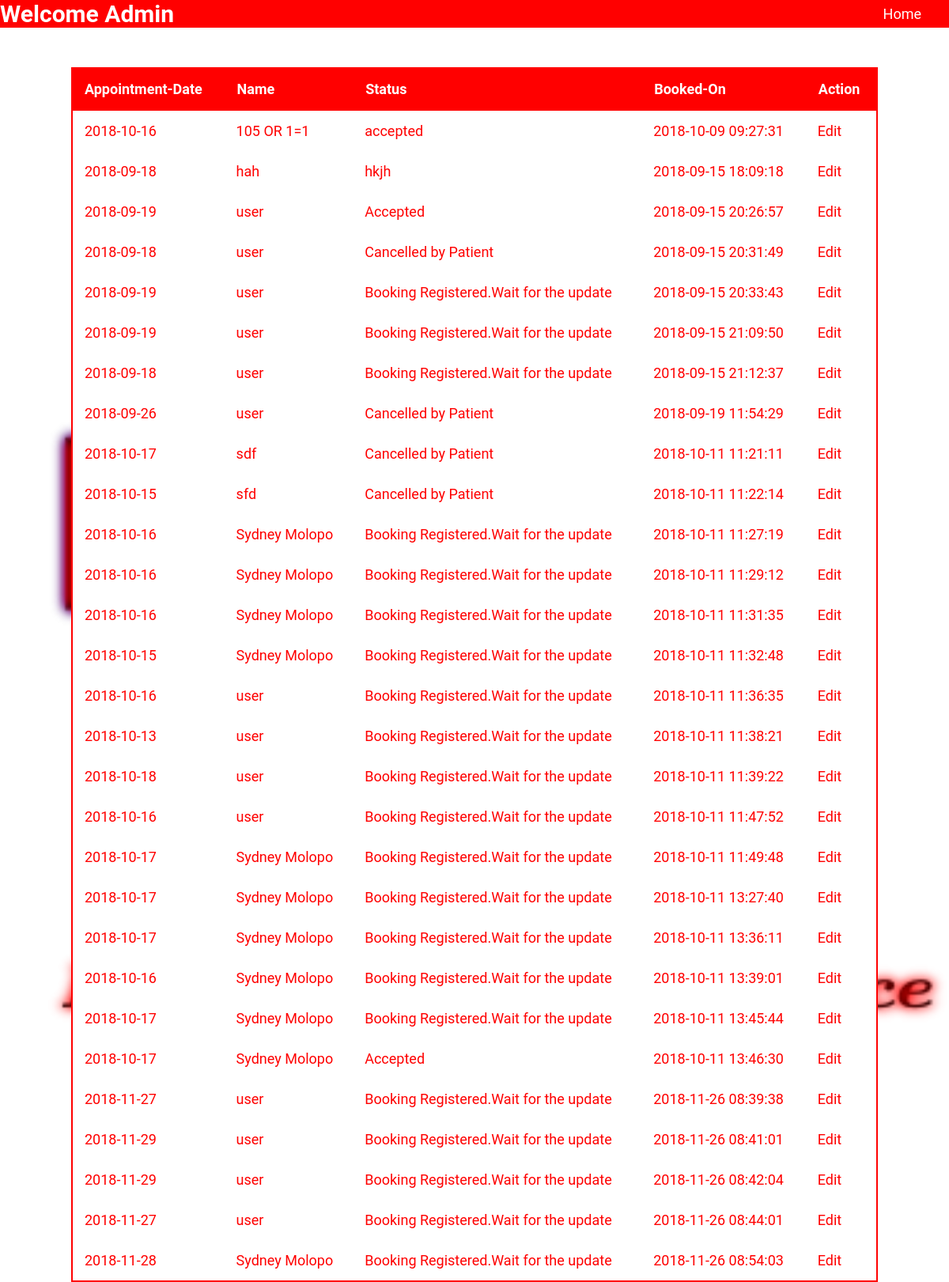
The app's page /Sydney/Admin/changebookingstatus.php with its own data.
### tables this page shows
CREATE TABLE `book` (
  `id` int(11) NOT NULL,
  `Username` varchar(30) NOT NULL,
  `Fname` varchar(30) NOT NULL,
  `Gender` varchar(10) NOT NULL,
  `CID` int(5) NOT NULL,
  `DID` int(5) NOT NULL,
  `DOV` date NOT NULL,
  `Timestamp` datetime NOT NULL,
  `Status` varchar(100) NOT NULL
);

### Sydney/Admin/changebookingstatus.php (the view, shortened to what this page needs)
<html>
<head>
    <link rel="stylesheet" href="../main.css">
</head><?php include "../dbconfig.php"; ?>
<body>
<div class="header">
				<ul>
					<li style="float:left;border-right:none"><strong><?php session_start(); echo "Welcome Admin";?></strong></li>
                                        <li><a href="../Admin/mgrmenu.php">Home</a></li>
				</ul>
</div>
<center>
	<?php
	$sql1 = "Select * from book ";
			$result1=mysqli_query($conn, $sql1);
			echo "<table>
					<tr>
					<th>Appointment-Date</th>
					<th>Name</th>
					<th>Status</th>
					<th>Booked-On</th>
                                        <th>Action</th>
					</tr>";
			while($row1 = mysqli_fetch_array($result1))
			{
						echo "<tr>";
								echo "<td>" . $row1['DOV'] . "</td>";
								echo "<td>" . $row1['Fname'] . "</td>";
								echo "<td>" . $row1['Status'] . "</td>";
								echo "<td>" . $row1['Timestamp'] . "</td>";
                                                                echo "<td><a href=edit.php?id=".$row1['id'].">Edit</a></td>";
								echo "</tr>";
				}
	?>
</center>
</body>
</html>

### Sydney/main.css (style rules this page uses)
body, html { background-color:white ; height: 100%; margin: 0; background-position: 0 7px; background-repeat: no-repeat; background-size: cover; position: relative; font-family: 'Roboto', sans-serif; background-image: url(images/gmans.png) ; background-position: center; }
tr:nth-child(even) { background-color: grey; }
html * { -webkit-font-smoothing: antialiased; -moz-osx-font-smoothing: grayscale; }
a { font-size: 18px; color: white; text-decoration: none; font-family: 'Roboto', sans-serif; }
strong { color: white; font-size: 30px; font-family: 'Roboto', sans-serif; }
ul { list-style-type: none; margin: 0; padding: 0; overflow: hidden; background-color: red; font-family: 'Roboto', sans-serif; }
li { float: right; font-family: 'Roboto', sans-serif; }
li a { display: block; color: white; text-align: center; padding: 7px 35px; text-decoration: none; font-family: 'Roboto', sans-serif; }

### Sydney/Admin/changebookingstatus.php (style rules this page uses)
table { width: 85%; border-collapse: collapse; border: 2px solid red; padding: 5px; font-size: 18px; margin-top: 50px; border-radius: 3px; }
th { border: 2px solid red; background-color: red; color: white; text-align: left; font-family: 'Roboto', sans-serif; padding:15px; text-align: left; }
tr,td { padding:15px; text-align: left; background-color: white; color: red; font-family: 'Roboto', sans-serif; }
a { color:red; }

### records on screen
book: DOV "2018-10-16", Fname "105 OR 1=1", Status "accepted", Timestamp "2018-10-09 09:27:31"
book: DOV "2018-09-18", Fname "hah", Status "hkjh", Timestamp "2018-09-15 18:09:18"
book: DOV "2018-09-19", Fname "user", Status "Accepted", Timestamp "2018-09-15 20:26:57"
book: DOV "2018-09-18", Fname "user", Status "Cancelled by Patient", Timestamp "2018-09-15 20:31:49"
book: DOV "2018-09-19", Fname "user", Status "Booking Registered.Wait for the update", Timestamp "2018-09-15 20:33:43"
book: DOV "2018-09-19", Fname "user", Status "Booking Registered.Wait for the update", Timestamp "2018-09-15 21:09:50"
book: DOV "2018-09-18", Fname "user", Status "Booking Registered.Wait for the update", Timestamp "2018-09-15 21:12:37"
book: DOV "2018-09-26", Fname "user", Status "Cancelled by Patient", Timestamp "2018-09-19 11:54:29"
book: DOV "2018-10-17", Fname "sdf", Status "Cancelled by Patient", Timestamp "2018-10-11 11:21:11"
book: DOV "2018-10-15", Fname "sfd", Status "Cancelled by Patient", Timestamp "2018-10-11 11:22:14"
book: DOV "2018-10-16", Fname "Sydney Molopo", Status "Booking Registered.Wait for the update", Timestamp "2018-10-11 11:27:19"
book: DOV "2018-10-16", Fname "Sydney Molopo", Status "Booking Registered.Wait for the update", Timestamp "2018-10-11 11:29:12"
book: DOV "2018-10-16", Fname "Sydney Molopo", Status "Booking Registered.Wait for the update", Timestamp "2018-10-11 11:31:35"
book: DOV "2018-10-15", Fname "Sydney Molopo", Status "Booking Registered.Wait for the update", Timestamp "2018-10-11 11:32:48"
book: DOV "2018-10-16", Fname "user", Status "Booking Registered.Wait for the update", Timestamp "2018-10-11 11:36:35"
book: DOV "2018-10-13", Fname "user", Status "Booking Registered.Wait for the update", Timestamp "2018-10-11 11:38:21"
book: DOV "2018-10-18", Fname "user", Status "Booking Registered.Wait for the update", Timestamp "2018-10-11 11:39:22"
book: DOV "2018-10-16", Fname "user", Status "Booking Registered.Wait for the update", Timestamp "2018-10-11 11:47:52"
book: DOV "2018-10-17", Fname "Sydney Molopo", Status "Booking Registered.Wait for the update", Timestamp "2018-10-11 11:49:48"
book: DOV "2018-10-17", Fname "Sydney Molopo", Status "Booking Registered.Wait for the update", Timestamp "2018-10-11 13:27:40"
book: DOV "2018-10-17", Fname "Sydney Molopo", Status "Booking Registered.Wait for the update", Timestamp "2018-10-11 13:36:11"
book: DOV "2018-10-16", Fname "Sydney Molopo", Status "Booking Registered.Wait for the update", Timestamp "2018-10-11 13:39:01"
book: DOV "2018-10-17", Fname "Sydney Molopo", Status "Booking Registered.Wait for the update", Timestamp "2018-10-11 13:45:44"
book: DOV "2018-10-17", Fname "Sydney Molopo", Status "Accepted", Timestamp "2018-10-11 13:46:30"
book: DOV "2018-11-27", Fname "user", Status "Booking Registered.Wait for the update", Timestamp "2018-11-26 08:39:38"
book: DOV "2018-11-29", Fname "user", Status "Booking Registered.Wait for the update", Timestamp "2018-11-26 08:41:01"
book: DOV "2018-11-29", Fname "user", Status "Booking Registered.Wait for the update", Timestamp "2018-11-26 08:42:04"
book: DOV "2018-11-27", Fname "user", Status "Booking Registered.Wait for the update", Timestamp "2018-11-26 08:44:01"
book: DOV "2018-11-28", Fname "Sydney Molopo", Status "Booking Registered.Wait for the update", Timestamp "2018-11-26 08:54:03"
